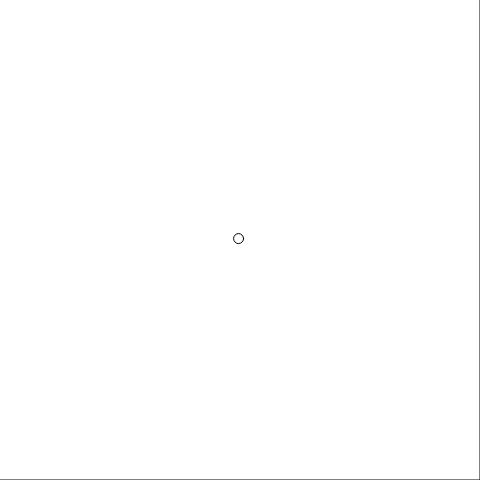
Frame 1 (no input)
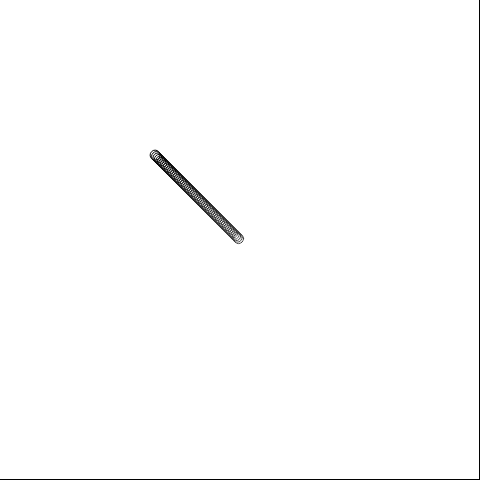
Frame 60 (no input)
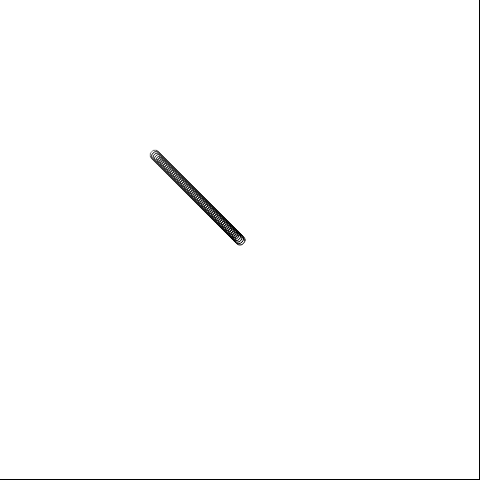
Frame 120 (the mouse pressed at the canvas centre since frame 60)

The p5.js sketch that drew these frames (run headless with seeded random() and noise() and a simulated clock; from frame 60 on, the mouse is pressed at the canvas centre):

// p5.js sketch
// ── sketch.js
var pos;


// 函数setup() ：准备阶段
function setup() 
{
	createCanvas(480,480);
	rectMode(CENTER);
	pos = createVector(width/2,height/2);
}

// 函数draw()：作画阶段
function draw() {
	fill(255,255,255,1);
	rect(0,0,2*width,2*height);

	var mousePos = createVector(mouseX,mouseY);
	var vel = p5.Vector.add(mousePos, p5.Vector.mult(pos,-1));
	print("vel:" + vel);
	vel.normalize();
	vel.mult(2);

	var movement = 
		p5.Vector.mult(vel,1);
	pos.add(movement);

	ellipse(pos.x,pos.y,10,10);

	if(pos.x>width)
	{
		pos.x -= width
	}
	if(pos.x<0)
	{
		pos.x+= width;
	}
	if(pos.y>height)
	{
		pos.y -= height;
	}
	if(pos.y<0)
	{
		pos.y+= height;
	}
	
}
